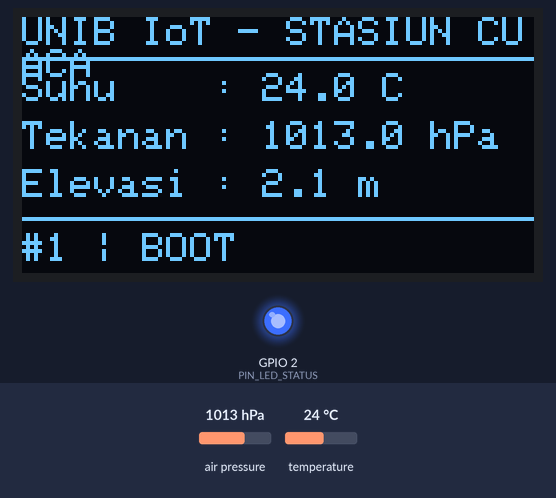
Recording of a program running on a simulated ESP32. Shown: 128×64 one-colour display, output pins drawn as LEDs (lit = HIGH). The inputs (shaded band) are chosen by the test bench; at power-on: air pressure 1013 hPa, temperature 24 °C. What the program prints to the serial monitor is not drawn. At 0.6 s the program puts the board to deep sleep or switches it off; the recording ends there.

Above: at 0.47 s.
Timing chart, 0 to 0.6 s (numbered marks = the images above):
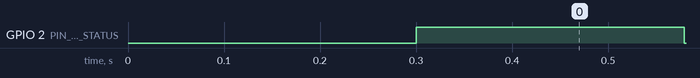

The program:

main.cpp
```cpp
#include <Arduino.h>
#include <Wire.h>
#include <Adafruit_Sensor.h>
#include <Adafruit_BMP280.h>
#include <Adafruit_SSD1306.h>
#include <ArduinoJson.h>
#include <driver/rtc_io.h>
#include <esp_sleep.h>
#include <esp_system.h>

// 0 = pakai chip BMP280 (custom Wokwi), 1 = data simulasi (jalur cadangan)
#define SENSOR_SIMULASI 0

#define LEBAR_LAYAR 128
#define TINGGI_LAYAR 64
#define ALAMAT_OLED 0x3C
#define PIN_LED_STATUS 2
#define PIN_WAKEUP_TOMBOL GPIO_NUM_15
#define DURASI_TIDUR_DETIK 10
#define UKURAN_STACK_TASK 8192   // naik dari 4096: printf float + JSON + String butuh banyak stack

Adafruit_SSD1306 display(LEBAR_LAYAR, TINGGI_LAYAR, &Wire, -1);
Adafruit_BMP280 bmp;

// Variabel persisten di RTC memory (hilang jika board reboot penuh)
RTC_DATA_ATTR int nomorSiklusBoot = 0;
RTC_DATA_ATTR float riwayatSuhuTerakhir = 0.0f;
RTC_DATA_ATTR float riwayatTekananTerakhir = 0.0f;

struct DataSensor {
  float suhu;
  float tekanan;
  float elevasi;
  bool valid;
} dataCuaca = {0, 0, 0, false};

SemaphoreHandle_t mutexData;
volatile bool taskSelesai = false;
const char *labelPemicu = "BOOT";

const char *namaResetReason() {
  switch (esp_reset_reason()) {
    case ESP_RST_POWERON:   return "POWERON";
    case ESP_RST_SW:        return "SW";
    case ESP_RST_PANIC:     return "PANIC (crash)";
    case ESP_RST_INT_WDT:   return "INT_WDT";
    case ESP_RST_TASK_WDT:  return "TASK_WDT";
    case ESP_RST_WDT:       return "WDT";
    case ESP_RST_DEEPSLEEP: return "DEEPSLEEP (normal)";
    case ESP_RST_BROWNOUT:  return "BROWNOUT";
    default:                return "LAINNYA";
  }
}

void cetakDiagnostikWakeup() {
  esp_sleep_wakeup_cause_t alasan = esp_sleep_get_wakeup_cause();
  Serial.printf("\n========================================\n");
  Serial.printf("[RESET] Reset reason: %s\n", namaResetReason());
  Serial.printf("[RTC] Siklus Bangun Ke-%d\n", nomorSiklusBoot);
  switch (alasan) {
    case ESP_SLEEP_WAKEUP_TIMER:
      labelPemicu = "TIMER";
      Serial.println("[RTC WAKEUP] Pemicu: Pewaktu Internal (RTC Timer)");
      break;
    case ESP_SLEEP_WAKEUP_EXT0:
      labelPemicu = "EXT0 BTN";
      Serial.println("[RTC WAKEUP] Pemicu: Tombol Darurat Luar (EXT0 pada GPIO 15)");
      break;
    default:
      labelPemicu = "BOOT";
      Serial.printf("[RTC WAKEUP] Pemicu: bukan dari deep sleep (kode %d)\n", (int)alasan);
      break;
  }
  Serial.printf("[RTC MEM] Riwayat Siklus Lalu -> Suhu: %.2f C | Tekanan: %.2f hPa\n",
                riwayatSuhuTerakhir, riwayatTekananTerakhir);
}

void perbaruiTampilanOled(float t, float p, float alt, int siklus, const char *pemicu) {
  display.clearDisplay();
  display.setTextSize(1);
  display.setTextColor(SSD1306_WHITE);

  display.setCursor(0, 0);
  display.print("UNIB IoT - STASIUN CUACA");
  display.drawLine(0, 10, 127, 10, SSD1306_WHITE);

  display.setCursor(0, 14);
  display.printf("Suhu    : %.1f C", t);
  display.setCursor(0, 26);
  display.printf("Tekanan : %.1f hPa", p);
  display.setCursor(0, 38);
  display.printf("Elevasi : %.1f m", alt);

  display.drawLine(0, 50, 127, 50, SSD1306_WHITE);
  display.setCursor(0, 54);
  display.printf("#%d | %s", siklus, pemicu);
  display.display();
}

// Task di Core 0: UI + JSON
void TaskTampilanDanSerial(void *pvParameters) {
  xSemaphoreTake(mutexData, portMAX_DELAY);
  DataSensor lokal = dataCuaca;
  xSemaphoreGive(mutexData);

  if (lokal.valid) {
    perbaruiTampilanOled(lokal.suhu, lokal.tekanan, lokal.elevasi, nomorSiklusBoot, labelPemicu);

    JsonDocument doc;
    doc["device_id"] = "esp32-weather-st01";
    doc["boot_count"] = nomorSiklusBoot;
    doc["wakeup_cause"] = labelPemicu;
    doc["temp_c"] = serialized(String(lokal.suhu, 2));
    doc["pressure_hpa"] = serialized(String(lokal.tekanan, 2));
    doc["altitude_m"] = serialized(String(lokal.elevasi, 1));
    doc["prev_temp_c"] = serialized(String(riwayatSuhuTerakhir, 2));
    serializeJson(doc, Serial);
    Serial.println();

    riwayatSuhuTerakhir = lokal.suhu;
    riwayatTekananTerakhir = lokal.tekanan;
  }

  taskSelesai = true;   // beri tahu setup() bahwa task sudah selesai
  vTaskDelete(NULL);
}

void setup() {
  Serial.begin(115200);
  delay(300);

  pinMode(PIN_LED_STATUS, OUTPUT);
  digitalWrite(PIN_LED_STATUS, HIGH);  // LED nyala = aktif
  // CATATAN: pull-up tombol diatur lewat rtc_gpio di bawah, bukan pinMode()

  nomorSiklusBoot++;
  cetakDiagnostikWakeup();

  mutexData = xSemaphoreCreateMutex();
  Wire.begin(21, 22);

  if (!display.begin(SSD1306_SWITCHCAPVCC, ALAMAT_OLED)) {
    Serial.println("Gagal menemukan layar OLED SSD1306!");
  }

#if SENSOR_SIMULASI
  xSemaphoreTake(mutexData, portMAX_DELAY);
  dataCuaca.suhu = 27.0f + (nomorSiklusBoot % 5) * 0.3f + random(-5, 6) / 10.0f;
  dataCuaca.tekanan = 1008.0f + random(-20, 21) / 10.0f;
  dataCuaca.elevasi = 44330.0f * (1.0f - pow(dataCuaca.tekanan / 1013.25f, 0.1903f));
  dataCuaca.valid = true;
  xSemaphoreGive(mutexData);
#else
  if (!bmp.begin(0x76)) {
    Serial.println("Gagal mendeteksi sensor BMP/BME280 pada alamat 0x76!");
    dataCuaca.valid = false;
  } else {
    bmp.setSampling(Adafruit_BMP280::MODE_FORCED,
                    Adafruit_BMP280::SAMPLING_X2,
                    Adafruit_BMP280::SAMPLING_X16,
                    Adafruit_BMP280::FILTER_X16,
                    Adafruit_BMP280::STANDBY_MS_500);
    bmp.takeForcedMeasurement();

    xSemaphoreTake(mutexData, portMAX_DELAY);
    dataCuaca.suhu = bmp.readTemperature();
    dataCuaca.tekanan = bmp.readPressure() / 100.0F;
    dataCuaca.elevasi = bmp.readAltitude(1013.25);
    dataCuaca.valid = true;
    xSemaphoreGive(mutexData);
  }
#endif

  // Jalankan task UI, lalu tunggu benar-benar selesai (maks 3 detik)
  taskSelesai = false;
  xTaskCreatePinnedToCore(TaskTampilanDanSerial, "TaskUI", UKURAN_STACK_TASK, NULL, 1, NULL, 0);
  unsigned long mulai = millis();
  while (!taskSelesai && millis() - mulai < 3000) {
    delay(10);
  }
  if (!taskSelesai) {
    Serial.println("[PERINGATAN] Task UI belum selesai setelah 3 detik!");
  }
  delay(200);

  Serial.printf("[POWER] Menyiapkan Deep Sleep selama %d detik...\n", DURASI_TIDUR_DETIK);
  esp_sleep_enable_timer_wakeup((uint64_t)DURASI_TIDUR_DETIK * 1000000ULL);
  esp_sleep_enable_ext0_wakeup(PIN_WAKEUP_TOMBOL, 0);   // bangun saat pin LOW

  // Pull-up lewat domain RTC agar tetap aktif saat deep sleep
  rtc_gpio_pulldown_dis(PIN_WAKEUP_TOMBOL);
  rtc_gpio_pullup_en(PIN_WAKEUP_TOMBOL);

  digitalWrite(PIN_LED_STATUS, LOW);  // LED mati = tidur
  Serial.println("[POWER] Zzz... Memasuki Deep Sleep.");
  Serial.flush();
  esp_deep_sleep_start();
}

void loop() {}
```

Measured:
- by itself, GPIO 2 (PIN_LED_STATUS): LOW → HIGH at 0.30 s, → LOW 0.28 s later
